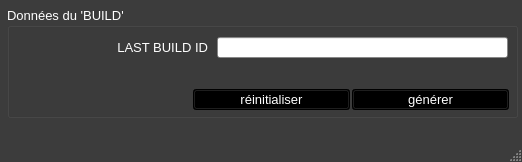
<?xml version="1.0" encoding="UTF-8"?>
<ui version="4.0">
 <class>YerithERPSQLUpgradeWindow</class>
 <widget class="QMainWindow" name="YerithERPSQLUpgradeWindow">
  <property name="geometry">
   <rect>
    <x>0</x>
    <y>0</y>
    <width>522</width>
    <height>162</height>
   </rect>
  </property>
  <property name="palette">
   <palette>
    <active>
     <colorrole role="WindowText">
      <brush brushstyle="SolidPattern">
       <color alpha="255">
        <red>255</red>
        <green>255</green>
        <blue>255</blue>
       </color>
      </brush>
     </colorrole>
     <colorrole role="Button">
      <brush brushstyle="SolidPattern">
       <color alpha="255">
        <red>60</red>
        <green>60</green>
        <blue>60</blue>
       </color>
      </brush>
     </colorrole>
     <colorrole role="Light">
      <brush brushstyle="SolidPattern">
       <color alpha="255">
        <red>90</red>
        <green>90</green>
        <blue>90</blue>
       </color>
      </brush>
     </colorrole>
     <colorrole role="Midlight">
      <brush brushstyle="SolidPattern">
       <color alpha="255">
        <red>75</red>
        <green>75</green>
        <blue>75</blue>
       </color>
      </brush>
     </colorrole>
     <colorrole role="Dark">
      <brush brushstyle="SolidPattern">
       <color alpha="255">
        <red>30</red>
        <green>30</green>
        <blue>30</blue>
       </color>
      </brush>
     </colorrole>
     <colorrole role="Mid">
      <brush brushstyle="SolidPattern">
       <color alpha="255">
        <red>40</red>
        <green>40</green>
        <blue>40</blue>
       </color>
      </brush>
     </colorrole>
     <colorrole role="Text">
      <brush brushstyle="SolidPattern">
       <color alpha="255">
        <red>255</red>
        <green>255</green>
        <blue>255</blue>
       </color>
      </brush>
     </colorrole>
     <colorrole role="BrightText">
      <brush brushstyle="SolidPattern">
       <color alpha="255">
        <red>255</red>
        <green>255</green>
        <blue>255</blue>
       </color>
      </brush>
     </colorrole>
     <colorrole role="ButtonText">
      <brush brushstyle="SolidPattern">
       <color alpha="255">
        <red>255</red>
        <green>255</green>
        <blue>255</blue>
       </color>
      </brush>
     </colorrole>
     <colorrole role="Base">
      <brush brushstyle="SolidPattern">
       <color alpha="255">
        <red>0</red>
        <green>0</green>
        <blue>0</blue>
       </color>
      </brush>
     </colorrole>
     <colorrole role="Window">
      <brush brushstyle="SolidPattern">
       <color alpha="255">
        <red>60</red>
        <green>60</green>
        <blue>60</blue>
       </color>
      </brush>
     </colorrole>
     <colorrole role="Shadow">
      <brush brushstyle="SolidPattern">
       <color alpha="255">
        <red>0</red>
        <green>0</green>
        <blue>0</blue>
       </color>
      </brush>
     </colorrole>
     <colorrole role="AlternateBase">
      <brush brushstyle="SolidPattern">
       <color alpha="255">
        <red>30</red>
        <green>30</green>
        <blue>30</blue>
       </color>
      </brush>
     </colorrole>
     <colorrole role="ToolTipBase">
      <brush brushstyle="SolidPattern">
       <color alpha="255">
        <red>255</red>
        <green>255</green>
        <blue>220</blue>
       </color>
      </brush>
     </colorrole>
     <colorrole role="ToolTipText">
      <brush brushstyle="SolidPattern">
       <color alpha="255">
        <red>0</red>
        <green>0</green>
        <blue>0</blue>
       </color>
      </brush>
     </colorrole>
    </active>
    <inactive>
     <colorrole role="WindowText">
      <brush brushstyle="SolidPattern">
       <color alpha="255">
        <red>255</red>
        <green>255</green>
        <blue>255</blue>
       </color>
      </brush>
     </colorrole>
     <colorrole role="Button">
      <brush brushstyle="SolidPattern">
       <color alpha="255">
        <red>60</red>
        <green>60</green>
        <blue>60</blue>
       </color>
      </brush>
     </colorrole>
     <colorrole role="Light">
      <brush brushstyle="SolidPattern">
       <color alpha="255">
        <red>90</red>
        <green>90</green>
        <blue>90</blue>
       </color>
      </brush>
     </colorrole>
     <colorrole role="Midlight">
      <brush brushstyle="SolidPattern">
       <color alpha="255">
        <red>75</red>
        <green>75</green>
        <blue>75</blue>
       </color>
      </brush>
     </colorrole>
     <colorrole role="Dark">
      <brush brushstyle="SolidPattern">
       <color alpha="255">
        <red>30</red>
        <green>30</green>
        <blue>30</blue>
       </color>
      </brush>
     </colorrole>
     <colorrole role="Mid">
      <brush brushstyle="SolidPattern">
       <color alpha="255">
        <red>40</red>
        <green>40</green>
        <blue>40</blue>
       </color>
      </brush>
     </colorrole>
     <colorrole role="Text">
      <brush brushstyle="SolidPattern">
       <color alpha="255">
        <red>255</red>
        <green>255</green>
        <blue>255</blue>
       </color>
      </brush>
     </colorrole>
     <colorrole role="BrightText">
      <brush brushstyle="SolidPattern">
       <color alpha="255">
        <red>255</red>
        <green>255</green>
        <blue>255</blue>
       </color>
      </brush>
     </colorrole>
     <colorrole role="ButtonText">
      <brush brushstyle="SolidPattern">
       <color alpha="255">
        <red>255</red>
        <green>255</green>
        <blue>255</blue>
       </color>
      </brush>
     </colorrole>
     <colorrole role="Base">
      <brush brushstyle="SolidPattern">
       <color alpha="255">
        <red>0</red>
        <green>0</green>
        <blue>0</blue>
       </color>
      </brush>
     </colorrole>
     <colorrole role="Window">
      <brush brushstyle="SolidPattern">
       <color alpha="255">
        <red>60</red>
        <green>60</green>
        <blue>60</blue>
       </color>
      </brush>
     </colorrole>
     <colorrole role="Shadow">
      <brush brushstyle="SolidPattern">
       <color alpha="255">
        <red>0</red>
        <green>0</green>
        <blue>0</blue>
       </color>
      </brush>
     </colorrole>
     <colorrole role="AlternateBase">
      <brush brushstyle="SolidPattern">
       <color alpha="255">
        <red>30</red>
        <green>30</green>
        <blue>30</blue>
       </color>
      </brush>
     </colorrole>
     <colorrole role="ToolTipBase">
      <brush brushstyle="SolidPattern">
       <color alpha="255">
        <red>255</red>
        <green>255</green>
        <blue>220</blue>
       </color>
      </brush>
     </colorrole>
     <colorrole role="ToolTipText">
      <brush brushstyle="SolidPattern">
       <color alpha="255">
        <red>0</red>
        <green>0</green>
        <blue>0</blue>
       </color>
      </brush>
     </colorrole>
    </inactive>
    <disabled>
     <colorrole role="WindowText">
      <brush brushstyle="SolidPattern">
       <color alpha="255">
        <red>30</red>
        <green>30</green>
        <blue>30</blue>
       </color>
      </brush>
     </colorrole>
     <colorrole role="Button">
      <brush brushstyle="SolidPattern">
       <color alpha="255">
        <red>60</red>
        <green>60</green>
        <blue>60</blue>
       </color>
      </brush>
     </colorrole>
     <colorrole role="Light">
      <brush brushstyle="SolidPattern">
       <color alpha="255">
        <red>90</red>
        <green>90</green>
        <blue>90</blue>
       </color>
      </brush>
     </colorrole>
     <colorrole role="Midlight">
      <brush brushstyle="SolidPattern">
       <color alpha="255">
        <red>75</red>
        <green>75</green>
        <blue>75</blue>
       </color>
      </brush>
     </colorrole>
     <colorrole role="Dark">
      <brush brushstyle="SolidPattern">
       <color alpha="255">
        <red>30</red>
        <green>30</green>
        <blue>30</blue>
       </color>
      </brush>
     </colorrole>
     <colorrole role="Mid">
      <brush brushstyle="SolidPattern">
       <color alpha="255">
        <red>40</red>
        <green>40</green>
        <blue>40</blue>
       </color>
      </brush>
     </colorrole>
     <colorrole role="Text">
      <brush brushstyle="SolidPattern">
       <color alpha="255">
        <red>30</red>
        <green>30</green>
        <blue>30</blue>
       </color>
      </brush>
     </colorrole>
     <colorrole role="BrightText">
      <brush brushstyle="SolidPattern">
       <color alpha="255">
        <red>255</red>
        <green>255</green>
        <blue>255</blue>
       </color>
      </brush>
     </colorrole>
     <colorrole role="ButtonText">
      <brush brushstyle="SolidPattern">
       <color alpha="255">
        <red>30</red>
        <green>30</green>
        <blue>30</blue>
       </color>
      </brush>
     </colorrole>
     <colorrole role="Base">
      <brush brushstyle="SolidPattern">
       <color alpha="255">
        <red>60</red>
        <green>60</green>
        <blue>60</blue>
       </color>
      </brush>
     </colorrole>
     <colorrole role="Window">
      <brush brushstyle="SolidPattern">
       <color alpha="255">
        <red>60</red>
        <green>60</green>
        <blue>60</blue>
       </color>
      </brush>
     </colorrole>
     <colorrole role="Shadow">
      <brush brushstyle="SolidPattern">
       <color alpha="255">
        <red>0</red>
        <green>0</green>
        <blue>0</blue>
       </color>
      </brush>
     </colorrole>
     <colorrole role="AlternateBase">
      <brush brushstyle="SolidPattern">
       <color alpha="255">
        <red>60</red>
        <green>60</green>
        <blue>60</blue>
       </color>
      </brush>
     </colorrole>
     <colorrole role="ToolTipBase">
      <brush brushstyle="SolidPattern">
       <color alpha="255">
        <red>255</red>
        <green>255</green>
        <blue>220</blue>
       </color>
      </brush>
     </colorrole>
     <colorrole role="ToolTipText">
      <brush brushstyle="SolidPattern">
       <color alpha="255">
        <red>0</red>
        <green>0</green>
        <blue>0</blue>
       </color>
      </brush>
     </colorrole>
    </disabled>
   </palette>
  </property>
  <property name="font">
   <font>
    <pointsize>10</pointsize>
   </font>
  </property>
  <property name="windowTitle">
   <string>YERITH-ERP-3.0 ~ Générer le script 'SQL' pour actualiser la structure de la base de données</string>
  </property>
  <widget class="QWidget" name="centralwidget">
   <widget class="QGroupBox" name="groupBox">
    <property name="geometry">
     <rect>
      <x>7</x>
      <y>7</y>
      <width>511</width>
      <height>111</height>
     </rect>
    </property>
    <property name="title">
     <string>Données du 'BUILD'</string>
    </property>
    <widget class="YerithLineEdit" name="lineEdit_last_build_id">
     <property name="geometry">
      <rect>
       <x>210</x>
       <y>30</y>
       <width>291</width>
       <height>21</height>
      </rect>
     </property>
     <property name="palette">
      <palette>
       <active>
        <colorrole role="WindowText">
         <brush brushstyle="SolidPattern">
          <color alpha="255">
           <red>0</red>
           <green>0</green>
           <blue>0</blue>
          </color>
         </brush>
        </colorrole>
        <colorrole role="Button">
         <brush brushstyle="SolidPattern">
          <color alpha="255">
           <red>189</red>
           <green>189</green>
           <blue>189</blue>
          </color>
         </brush>
        </colorrole>
        <colorrole role="Light">
         <brush brushstyle="SolidPattern">
          <color alpha="255">
           <red>255</red>
           <green>255</green>
           <blue>255</blue>
          </color>
         </brush>
        </colorrole>
        <colorrole role="Midlight">
         <brush brushstyle="SolidPattern">
          <color alpha="255">
           <red>222</red>
           <green>222</green>
           <blue>222</blue>
          </color>
         </brush>
        </colorrole>
        <colorrole role="Dark">
         <brush brushstyle="SolidPattern">
          <color alpha="255">
           <red>94</red>
           <green>94</green>
           <blue>94</blue>
          </color>
         </brush>
        </colorrole>
        <colorrole role="Mid">
         <brush brushstyle="SolidPattern">
          <color alpha="255">
           <red>126</red>
           <green>126</green>
           <blue>126</blue>
          </color>
         </brush>
        </colorrole>
        <colorrole role="Text">
         <brush brushstyle="SolidPattern">
          <color alpha="255">
           <red>0</red>
           <green>0</green>
           <blue>0</blue>
          </color>
         </brush>
        </colorrole>
        <colorrole role="BrightText">
         <brush brushstyle="SolidPattern">
          <color alpha="255">
           <red>255</red>
           <green>255</green>
           <blue>255</blue>
          </color>
         </brush>
        </colorrole>
        <colorrole role="ButtonText">
         <brush brushstyle="SolidPattern">
          <color alpha="255">
           <red>0</red>
           <green>0</green>
           <blue>0</blue>
          </color>
         </brush>
        </colorrole>
        <colorrole role="Base">
         <brush brushstyle="SolidPattern">
          <color alpha="255">
           <red>255</red>
           <green>255</green>
           <blue>255</blue>
          </color>
         </brush>
        </colorrole>
        <colorrole role="Window">
         <brush brushstyle="SolidPattern">
          <color alpha="255">
           <red>189</red>
           <green>189</green>
           <blue>189</blue>
          </color>
         </brush>
        </colorrole>
        <colorrole role="Shadow">
         <brush brushstyle="SolidPattern">
          <color alpha="255">
           <red>0</red>
           <green>0</green>
           <blue>0</blue>
          </color>
         </brush>
        </colorrole>
        <colorrole role="HighlightedText">
         <brush brushstyle="SolidPattern">
          <color alpha="255">
           <red>2</red>
           <green>160</green>
           <blue>70</blue>
          </color>
         </brush>
        </colorrole>
        <colorrole role="AlternateBase">
         <brush brushstyle="SolidPattern">
          <color alpha="255">
           <red>222</red>
           <green>222</green>
           <blue>222</blue>
          </color>
         </brush>
        </colorrole>
        <colorrole role="ToolTipBase">
         <brush brushstyle="SolidPattern">
          <color alpha="255">
           <red>255</red>
           <green>255</green>
           <blue>220</blue>
          </color>
         </brush>
        </colorrole>
        <colorrole role="ToolTipText">
         <brush brushstyle="SolidPattern">
          <color alpha="255">
           <red>0</red>
           <green>0</green>
           <blue>0</blue>
          </color>
         </brush>
        </colorrole>
       </active>
       <inactive>
        <colorrole role="WindowText">
         <brush brushstyle="SolidPattern">
          <color alpha="255">
           <red>0</red>
           <green>0</green>
           <blue>0</blue>
          </color>
         </brush>
        </colorrole>
        <colorrole role="Button">
         <brush brushstyle="SolidPattern">
          <color alpha="255">
           <red>189</red>
           <green>189</green>
           <blue>189</blue>
          </color>
         </brush>
        </colorrole>
        <colorrole role="Light">
         <brush brushstyle="SolidPattern">
          <color alpha="255">
           <red>255</red>
           <green>255</green>
           <blue>255</blue>
          </color>
         </brush>
        </colorrole>
        <colorrole role="Midlight">
         <brush brushstyle="SolidPattern">
          <color alpha="255">
           <red>222</red>
           <green>222</green>
           <blue>222</blue>
          </color>
         </brush>
        </colorrole>
        <colorrole role="Dark">
         <brush brushstyle="SolidPattern">
          <color alpha="255">
           <red>94</red>
           <green>94</green>
           <blue>94</blue>
          </color>
         </brush>
        </colorrole>
        <colorrole role="Mid">
         <brush brushstyle="SolidPattern">
          <color alpha="255">
           <red>126</red>
           <green>126</green>
           <blue>126</blue>
          </color>
         </brush>
        </colorrole>
        <colorrole role="Text">
         <brush brushstyle="SolidPattern">
          <color alpha="255">
           <red>0</red>
           <green>0</green>
           <blue>0</blue>
          </color>
         </brush>
        </colorrole>
        <colorrole role="BrightText">
         <brush brushstyle="SolidPattern">
          <color alpha="255">
           <red>255</red>
           <green>255</green>
           <blue>255</blue>
          </color>
         </brush>
        </colorrole>
        <colorrole role="ButtonText">
         <brush brushstyle="SolidPattern">
          <color alpha="255">
           <red>0</red>
           <green>0</green>
           <blue>0</blue>
          </color>
         </brush>
        </colorrole>
        <colorrole role="Base">
         <brush brushstyle="SolidPattern">
          <color alpha="255">
           <red>255</red>
           <green>255</green>
           <blue>255</blue>
          </color>
         </brush>
        </colorrole>
        <colorrole role="Window">
         <brush brushstyle="SolidPattern">
          <color alpha="255">
           <red>189</red>
           <green>189</green>
           <blue>189</blue>
          </color>
         </brush>
        </colorrole>
        <colorrole role="Shadow">
         <brush brushstyle="SolidPattern">
          <color alpha="255">
           <red>0</red>
           <green>0</green>
           <blue>0</blue>
          </color>
         </brush>
        </colorrole>
        <colorrole role="HighlightedText">
         <brush brushstyle="SolidPattern">
          <color alpha="255">
           <red>2</red>
           <green>160</green>
           <blue>70</blue>
          </color>
         </brush>
        </colorrole>
        <colorrole role="AlternateBase">
         <brush brushstyle="SolidPattern">
          <color alpha="255">
           <red>222</red>
           <green>222</green>
           <blue>222</blue>
          </color>
         </brush>
        </colorrole>
        <colorrole role="ToolTipBase">
         <brush brushstyle="SolidPattern">
          <color alpha="255">
           <red>255</red>
           <green>255</green>
           <blue>220</blue>
          </color>
         </brush>
        </colorrole>
        <colorrole role="ToolTipText">
         <brush brushstyle="SolidPattern">
          <color alpha="255">
           <red>0</red>
           <green>0</green>
           <blue>0</blue>
          </color>
         </brush>
        </colorrole>
       </inactive>
       <disabled>
        <colorrole role="WindowText">
         <brush brushstyle="SolidPattern">
          <color alpha="255">
           <red>94</red>
           <green>94</green>
           <blue>94</blue>
          </color>
         </brush>
        </colorrole>
        <colorrole role="Button">
         <brush brushstyle="SolidPattern">
          <color alpha="255">
           <red>189</red>
           <green>189</green>
           <blue>189</blue>
          </color>
         </brush>
        </colorrole>
        <colorrole role="Light">
         <brush brushstyle="SolidPattern">
          <color alpha="255">
           <red>255</red>
           <green>255</green>
           <blue>255</blue>
          </color>
         </brush>
        </colorrole>
        <colorrole role="Midlight">
         <brush brushstyle="SolidPattern">
          <color alpha="255">
           <red>222</red>
           <green>222</green>
           <blue>222</blue>
          </color>
         </brush>
        </colorrole>
        <colorrole role="Dark">
         <brush brushstyle="SolidPattern">
          <color alpha="255">
           <red>94</red>
           <green>94</green>
           <blue>94</blue>
          </color>
         </brush>
        </colorrole>
        <colorrole role="Mid">
         <brush brushstyle="SolidPattern">
          <color alpha="255">
           <red>126</red>
           <green>126</green>
           <blue>126</blue>
          </color>
         </brush>
        </colorrole>
        <colorrole role="Text">
         <brush brushstyle="SolidPattern">
          <color alpha="255">
           <red>94</red>
           <green>94</green>
           <blue>94</blue>
          </color>
         </brush>
        </colorrole>
        <colorrole role="BrightText">
         <brush brushstyle="SolidPattern">
          <color alpha="255">
           <red>255</red>
           <green>255</green>
           <blue>255</blue>
          </color>
         </brush>
        </colorrole>
        <colorrole role="ButtonText">
         <brush brushstyle="SolidPattern">
          <color alpha="255">
           <red>94</red>
           <green>94</green>
           <blue>94</blue>
          </color>
         </brush>
        </colorrole>
        <colorrole role="Base">
         <brush brushstyle="SolidPattern">
          <color alpha="255">
           <red>189</red>
           <green>189</green>
           <blue>189</blue>
          </color>
         </brush>
        </colorrole>
        <colorrole role="Window">
         <brush brushstyle="SolidPattern">
          <color alpha="255">
           <red>189</red>
           <green>189</green>
           <blue>189</blue>
          </color>
         </brush>
        </colorrole>
        <colorrole role="Shadow">
         <brush brushstyle="SolidPattern">
          <color alpha="255">
           <red>0</red>
           <green>0</green>
           <blue>0</blue>
          </color>
         </brush>
        </colorrole>
        <colorrole role="HighlightedText">
         <brush brushstyle="SolidPattern">
          <color alpha="255">
           <red>2</red>
           <green>160</green>
           <blue>70</blue>
          </color>
         </brush>
        </colorrole>
        <colorrole role="AlternateBase">
         <brush brushstyle="SolidPattern">
          <color alpha="255">
           <red>189</red>
           <green>189</green>
           <blue>189</blue>
          </color>
         </brush>
        </colorrole>
        <colorrole role="ToolTipBase">
         <brush brushstyle="SolidPattern">
          <color alpha="255">
           <red>255</red>
           <green>255</green>
           <blue>220</blue>
          </color>
         </brush>
        </colorrole>
        <colorrole role="ToolTipText">
         <brush brushstyle="SolidPattern">
          <color alpha="255">
           <red>0</red>
           <green>0</green>
           <blue>0</blue>
          </color>
         </brush>
        </colorrole>
       </disabled>
      </palette>
     </property>
     <property name="font">
      <font>
       <pointsize>10</pointsize>
      </font>
     </property>
    </widget>
    <widget class="QLabel" name="label_last_build_id">
     <property name="geometry">
      <rect>
       <x>40</x>
       <y>30</y>
       <width>161</width>
       <height>21</height>
      </rect>
     </property>
     <property name="text">
      <string>LAST BUILD ID</string>
     </property>
     <property name="alignment">
      <set>Qt::AlignRight|Qt::AlignTrailing|Qt::AlignVCenter</set>
     </property>
    </widget>
    <widget class="YerithPushButton" name="pushButton_generer">
     <property name="geometry">
      <rect>
       <x>345</x>
       <y>82</y>
       <width>157</width>
       <height>21</height>
      </rect>
     </property>
     <property name="palette">
      <palette>
       <active>
        <colorrole role="WindowText">
         <brush brushstyle="SolidPattern">
          <color alpha="255">
           <red>255</red>
           <green>255</green>
           <blue>255</blue>
          </color>
         </brush>
        </colorrole>
        <colorrole role="Button">
         <brush brushstyle="SolidPattern">
          <color alpha="255">
           <red>0</red>
           <green>0</green>
           <blue>0</blue>
          </color>
         </brush>
        </colorrole>
        <colorrole role="Light">
         <brush brushstyle="SolidPattern">
          <color alpha="255">
           <red>0</red>
           <green>0</green>
           <blue>0</blue>
          </color>
         </brush>
        </colorrole>
        <colorrole role="Midlight">
         <brush brushstyle="SolidPattern">
          <color alpha="255">
           <red>0</red>
           <green>0</green>
           <blue>0</blue>
          </color>
         </brush>
        </colorrole>
        <colorrole role="Dark">
         <brush brushstyle="SolidPattern">
          <color alpha="255">
           <red>0</red>
           <green>0</green>
           <blue>0</blue>
          </color>
         </brush>
        </colorrole>
        <colorrole role="Mid">
         <brush brushstyle="SolidPattern">
          <color alpha="255">
           <red>0</red>
           <green>0</green>
           <blue>0</blue>
          </color>
         </brush>
        </colorrole>
        <colorrole role="Text">
         <brush brushstyle="SolidPattern">
          <color alpha="255">
           <red>255</red>
           <green>255</green>
           <blue>255</blue>
          </color>
         </brush>
        </colorrole>
        <colorrole role="BrightText">
         <brush brushstyle="SolidPattern">
          <color alpha="255">
           <red>255</red>
           <green>255</green>
           <blue>255</blue>
          </color>
         </brush>
        </colorrole>
        <colorrole role="ButtonText">
         <brush brushstyle="SolidPattern">
          <color alpha="255">
           <red>255</red>
           <green>255</green>
           <blue>255</blue>
          </color>
         </brush>
        </colorrole>
        <colorrole role="Base">
         <brush brushstyle="SolidPattern">
          <color alpha="255">
           <red>0</red>
           <green>0</green>
           <blue>0</blue>
          </color>
         </brush>
        </colorrole>
        <colorrole role="Window">
         <brush brushstyle="SolidPattern">
          <color alpha="255">
           <red>0</red>
           <green>0</green>
           <blue>0</blue>
          </color>
         </brush>
        </colorrole>
        <colorrole role="Shadow">
         <brush brushstyle="SolidPattern">
          <color alpha="255">
           <red>0</red>
           <green>0</green>
           <blue>0</blue>
          </color>
         </brush>
        </colorrole>
        <colorrole role="AlternateBase">
         <brush brushstyle="SolidPattern">
          <color alpha="255">
           <red>0</red>
           <green>0</green>
           <blue>0</blue>
          </color>
         </brush>
        </colorrole>
        <colorrole role="ToolTipBase">
         <brush brushstyle="SolidPattern">
          <color alpha="255">
           <red>255</red>
           <green>255</green>
           <blue>220</blue>
          </color>
         </brush>
        </colorrole>
        <colorrole role="ToolTipText">
         <brush brushstyle="SolidPattern">
          <color alpha="255">
           <red>0</red>
           <green>0</green>
           <blue>0</blue>
          </color>
         </brush>
        </colorrole>
       </active>
       <inactive>
        <colorrole role="WindowText">
         <brush brushstyle="SolidPattern">
          <color alpha="255">
           <red>255</red>
           <green>255</green>
           <blue>255</blue>
          </color>
         </brush>
        </colorrole>
        <colorrole role="Button">
         <brush brushstyle="SolidPattern">
          <color alpha="255">
           <red>0</red>
           <green>0</green>
           <blue>0</blue>
          </color>
         </brush>
        </colorrole>
        <colorrole role="Light">
         <brush brushstyle="SolidPattern">
          <color alpha="255">
           <red>0</red>
           <green>0</green>
           <blue>0</blue>
          </color>
         </brush>
        </colorrole>
        <colorrole role="Midlight">
         <brush brushstyle="SolidPattern">
          <color alpha="255">
           <red>0</red>
           <green>0</green>
           <blue>0</blue>
          </color>
         </brush>
        </colorrole>
        <colorrole role="Dark">
         <brush brushstyle="SolidPattern">
          <color alpha="255">
           <red>0</red>
           <green>0</green>
           <blue>0</blue>
          </color>
         </brush>
        </colorrole>
        <colorrole role="Mid">
         <brush brushstyle="SolidPattern">
          <color alpha="255">
           <red>0</red>
           <green>0</green>
           <blue>0</blue>
          </color>
         </brush>
        </colorrole>
        <colorrole role="Text">
         <brush brushstyle="SolidPattern">
          <color alpha="255">
           <red>255</red>
           <green>255</green>
           <blue>255</blue>
          </color>
         </brush>
        </colorrole>
        <colorrole role="BrightText">
         <brush brushstyle="SolidPattern">
          <color alpha="255">
           <red>255</red>
           <green>255</green>
           <blue>255</blue>
          </color>
         </brush>
        </colorrole>
        <colorrole role="ButtonText">
         <brush brushstyle="SolidPattern">
          <color alpha="255">
           <red>255</red>
           <green>255</green>
           <blue>255</blue>
          </color>
         </brush>
        </colorrole>
        <colorrole role="Base">
         <brush brushstyle="SolidPattern">
          <color alpha="255">
           <red>0</red>
           <green>0</green>
           <blue>0</blue>
          </color>
         </brush>
        </colorrole>
        <colorrole role="Window">
         <brush brushstyle="SolidPattern">
          <color alpha="255">
           <red>0</red>
           <green>0</green>
           <blue>0</blue>
          </color>
         </brush>
        </colorrole>
        <colorrole role="Shadow">
         <brush brushstyle="SolidPattern">
          <color alpha="255">
           <red>0</red>
           <green>0</green>
           <blue>0</blue>
          </color>
         </brush>
        </colorrole>
        <colorrole role="AlternateBase">
         <brush brushstyle="SolidPattern">
          <color alpha="255">
           <red>0</red>
           <green>0</green>
           <blue>0</blue>
          </color>
         </brush>
        </colorrole>
        <colorrole role="ToolTipBase">
         <brush brushstyle="SolidPattern">
          <color alpha="255">
           <red>255</red>
           <green>255</green>
           <blue>220</blue>
          </color>
         </brush>
        </colorrole>
        <colorrole role="ToolTipText">
         <brush brushstyle="SolidPattern">
          <color alpha="255">
           <red>0</red>
           <green>0</green>
           <blue>0</blue>
          </color>
         </brush>
        </colorrole>
       </inactive>
       <disabled>
        <colorrole role="WindowText">
         <brush brushstyle="SolidPattern">
          <color alpha="255">
           <red>0</red>
           <green>0</green>
           <blue>0</blue>
          </color>
         </brush>
        </colorrole>
        <colorrole role="Button">
         <brush brushstyle="SolidPattern">
          <color alpha="255">
           <red>0</red>
           <green>0</green>
           <blue>0</blue>
          </color>
         </brush>
        </colorrole>
        <colorrole role="Light">
         <brush brushstyle="SolidPattern">
          <color alpha="255">
           <red>0</red>
           <green>0</green>
           <blue>0</blue>
          </color>
         </brush>
        </colorrole>
        <colorrole role="Midlight">
         <brush brushstyle="SolidPattern">
          <color alpha="255">
           <red>0</red>
           <green>0</green>
           <blue>0</blue>
          </color>
         </brush>
        </colorrole>
        <colorrole role="Dark">
         <brush brushstyle="SolidPattern">
          <color alpha="255">
           <red>0</red>
           <green>0</green>
           <blue>0</blue>
          </color>
         </brush>
        </colorrole>
        <colorrole role="Mid">
         <brush brushstyle="SolidPattern">
          <color alpha="255">
           <red>0</red>
           <green>0</green>
           <blue>0</blue>
          </color>
         </brush>
        </colorrole>
        <colorrole role="Text">
         <brush brushstyle="SolidPattern">
          <color alpha="255">
           <red>0</red>
           <green>0</green>
           <blue>0</blue>
          </color>
         </brush>
        </colorrole>
        <colorrole role="BrightText">
         <brush brushstyle="SolidPattern">
          <color alpha="255">
           <red>255</red>
           <green>255</green>
           <blue>255</blue>
          </color>
         </brush>
        </colorrole>
        <colorrole role="ButtonText">
         <brush brushstyle="SolidPattern">
          <color alpha="255">
           <red>0</red>
           <green>0</green>
           <blue>0</blue>
          </color>
         </brush>
        </colorrole>
        <colorrole role="Base">
         <brush brushstyle="SolidPattern">
          <color alpha="255">
           <red>0</red>
           <green>0</green>
           <blue>0</blue>
          </color>
         </brush>
        </colorrole>
        <colorrole role="Window">
         <brush brushstyle="SolidPattern">
          <color alpha="255">
           <red>0</red>
           <green>0</green>
           <blue>0</blue>
          </color>
         </brush>
        </colorrole>
        <colorrole role="Shadow">
         <brush brushstyle="SolidPattern">
          <color alpha="255">
           <red>0</red>
           <green>0</green>
           <blue>0</blue>
          </color>
         </brush>
        </colorrole>
        <colorrole role="AlternateBase">
         <brush brushstyle="SolidPattern">
          <color alpha="255">
           <red>0</red>
           <green>0</green>
           <blue>0</blue>
          </color>
         </brush>
        </colorrole>
        <colorrole role="ToolTipBase">
         <brush brushstyle="SolidPattern">
          <color alpha="255">
           <red>255</red>
           <green>255</green>
           <blue>220</blue>
          </color>
         </brush>
        </colorrole>
        <colorrole role="ToolTipText">
         <brush brushstyle="SolidPattern">
          <color alpha="255">
           <red>0</red>
           <green>0</green>
           <blue>0</blue>
          </color>
         </brush>
        </colorrole>
       </disabled>
      </palette>
     </property>
     <property name="font">
      <font>
       <weight>50</weight>
       <bold>false</bold>
      </font>
     </property>
     <property name="text">
      <string>générer</string>
     </property>
    </widget>
    <widget class="YerithPushButton" name="pushButton_reinitialiser">
     <property name="geometry">
      <rect>
       <x>186</x>
       <y>82</y>
       <width>157</width>
       <height>21</height>
      </rect>
     </property>
     <property name="palette">
      <palette>
       <active>
        <colorrole role="WindowText">
         <brush brushstyle="SolidPattern">
          <color alpha="255">
           <red>255</red>
           <green>255</green>
           <blue>255</blue>
          </color>
         </brush>
        </colorrole>
        <colorrole role="Button">
         <brush brushstyle="SolidPattern">
          <color alpha="255">
           <red>0</red>
           <green>0</green>
           <blue>0</blue>
          </color>
         </brush>
        </colorrole>
        <colorrole role="Light">
         <brush brushstyle="SolidPattern">
          <color alpha="255">
           <red>0</red>
           <green>0</green>
           <blue>0</blue>
          </color>
         </brush>
        </colorrole>
        <colorrole role="Midlight">
         <brush brushstyle="SolidPattern">
          <color alpha="255">
           <red>0</red>
           <green>0</green>
           <blue>0</blue>
          </color>
         </brush>
        </colorrole>
        <colorrole role="Dark">
         <brush brushstyle="SolidPattern">
          <color alpha="255">
           <red>0</red>
           <green>0</green>
           <blue>0</blue>
          </color>
         </brush>
        </colorrole>
        <colorrole role="Mid">
         <brush brushstyle="SolidPattern">
          <color alpha="255">
           <red>0</red>
           <green>0</green>
           <blue>0</blue>
          </color>
         </brush>
        </colorrole>
        <colorrole role="Text">
         <brush brushstyle="SolidPattern">
          <color alpha="255">
           <red>255</red>
           <green>255</green>
           <blue>255</blue>
          </color>
         </brush>
        </colorrole>
        <colorrole role="BrightText">
         <brush brushstyle="SolidPattern">
          <color alpha="255">
           <red>255</red>
           <green>255</green>
           <blue>255</blue>
          </color>
         </brush>
        </colorrole>
        <colorrole role="ButtonText">
         <brush brushstyle="SolidPattern">
          <color alpha="255">
           <red>255</red>
           <green>255</green>
           <blue>255</blue>
          </color>
         </brush>
        </colorrole>
        <colorrole role="Base">
         <brush brushstyle="SolidPattern">
          <color alpha="255">
           <red>0</red>
           <green>0</green>
           <blue>0</blue>
          </color>
         </brush>
        </colorrole>
        <colorrole role="Window">
         <brush brushstyle="SolidPattern">
          <color alpha="255">
           <red>0</red>
           <green>0</green>
           <blue>0</blue>
          </color>
         </brush>
        </colorrole>
        <colorrole role="Shadow">
         <brush brushstyle="SolidPattern">
          <color alpha="255">
           <red>0</red>
           <green>0</green>
           <blue>0</blue>
          </color>
         </brush>
        </colorrole>
        <colorrole role="AlternateBase">
         <brush brushstyle="SolidPattern">
          <color alpha="255">
           <red>0</red>
           <green>0</green>
           <blue>0</blue>
          </color>
         </brush>
        </colorrole>
        <colorrole role="ToolTipBase">
         <brush brushstyle="SolidPattern">
          <color alpha="255">
           <red>255</red>
           <green>255</green>
           <blue>220</blue>
          </color>
         </brush>
        </colorrole>
        <colorrole role="ToolTipText">
         <brush brushstyle="SolidPattern">
          <color alpha="255">
           <red>0</red>
           <green>0</green>
           <blue>0</blue>
          </color>
         </brush>
        </colorrole>
       </active>
       <inactive>
        <colorrole role="WindowText">
         <brush brushstyle="SolidPattern">
          <color alpha="255">
           <red>255</red>
           <green>255</green>
           <blue>255</blue>
          </color>
         </brush>
        </colorrole>
        <colorrole role="Button">
         <brush brushstyle="SolidPattern">
          <color alpha="255">
           <red>0</red>
           <green>0</green>
           <blue>0</blue>
          </color>
         </brush>
        </colorrole>
        <colorrole role="Light">
         <brush brushstyle="SolidPattern">
          <color alpha="255">
           <red>0</red>
           <green>0</green>
           <blue>0</blue>
          </color>
         </brush>
        </colorrole>
        <colorrole role="Midlight">
         <brush brushstyle="SolidPattern">
          <color alpha="255">
           <red>0</red>
           <green>0</green>
           <blue>0</blue>
          </color>
         </brush>
        </colorrole>
        <colorrole role="Dark">
         <brush brushstyle="SolidPattern">
          <color alpha="255">
           <red>0</red>
           <green>0</green>
           <blue>0</blue>
          </color>
         </brush>
        </colorrole>
        <colorrole role="Mid">
         <brush brushstyle="SolidPattern">
          <color alpha="255">
           <red>0</red>
           <green>0</green>
           <blue>0</blue>
          </color>
         </brush>
        </colorrole>
        <colorrole role="Text">
         <brush brushstyle="SolidPattern">
          <color alpha="255">
           <red>255</red>
           <green>255</green>
           <blue>255</blue>
          </color>
         </brush>
        </colorrole>
        <colorrole role="BrightText">
         <brush brushstyle="SolidPattern">
          <color alpha="255">
           <red>255</red>
           <green>255</green>
           <blue>255</blue>
          </color>
         </brush>
        </colorrole>
        <colorrole role="ButtonText">
         <brush brushstyle="SolidPattern">
          <color alpha="255">
           <red>255</red>
           <green>255</green>
           <blue>255</blue>
          </color>
         </brush>
        </colorrole>
        <colorrole role="Base">
         <brush brushstyle="SolidPattern">
          <color alpha="255">
           <red>0</red>
           <green>0</green>
           <blue>0</blue>
          </color>
         </brush>
        </colorrole>
        <colorrole role="Window">
         <brush brushstyle="SolidPattern">
          <color alpha="255">
           <red>0</red>
           <green>0</green>
           <blue>0</blue>
          </color>
         </brush>
        </colorrole>
        <colorrole role="Shadow">
         <brush brushstyle="SolidPattern">
          <color alpha="255">
           <red>0</red>
           <green>0</green>
           <blue>0</blue>
          </color>
         </brush>
        </colorrole>
        <colorrole role="AlternateBase">
         <brush brushstyle="SolidPattern">
          <color alpha="255">
           <red>0</red>
           <green>0</green>
           <blue>0</blue>
          </color>
         </brush>
        </colorrole>
        <colorrole role="ToolTipBase">
         <brush brushstyle="SolidPattern">
          <color alpha="255">
           <red>255</red>
           <green>255</green>
           <blue>220</blue>
          </color>
         </brush>
        </colorrole>
        <colorrole role="ToolTipText">
         <brush brushstyle="SolidPattern">
          <color alpha="255">
           <red>0</red>
           <green>0</green>
           <blue>0</blue>
          </color>
         </brush>
        </colorrole>
       </inactive>
       <disabled>
        <colorrole role="WindowText">
         <brush brushstyle="SolidPattern">
          <color alpha="255">
           <red>0</red>
           <green>0</green>
           <blue>0</blue>
          </color>
         </brush>
        </colorrole>
        <colorrole role="Button">
         <brush brushstyle="SolidPattern">
          <color alpha="255">
           <red>0</red>
           <green>0</green>
           <blue>0</blue>
          </color>
         </brush>
        </colorrole>
        <colorrole role="Light">
         <brush brushstyle="SolidPattern">
          <color alpha="255">
           <red>0</red>
           <green>0</green>
           <blue>0</blue>
          </color>
         </brush>
        </colorrole>
        <colorrole role="Midlight">
         <brush brushstyle="SolidPattern">
          <color alpha="255">
           <red>0</red>
           <green>0</green>
           <blue>0</blue>
          </color>
         </brush>
        </colorrole>
        <colorrole role="Dark">
         <brush brushstyle="SolidPattern">
          <color alpha="255">
           <red>0</red>
           <green>0</green>
           <blue>0</blue>
          </color>
         </brush>
        </colorrole>
        <colorrole role="Mid">
         <brush brushstyle="SolidPattern">
          <color alpha="255">
           <red>0</red>
           <green>0</green>
           <blue>0</blue>
          </color>
         </brush>
        </colorrole>
        <colorrole role="Text">
         <brush brushstyle="SolidPattern">
          <color alpha="255">
           <red>0</red>
           <green>0</green>
           <blue>0</blue>
          </color>
         </brush>
        </colorrole>
        <colorrole role="BrightText">
         <brush brushstyle="SolidPattern">
          <color alpha="255">
           <red>255</red>
           <green>255</green>
           <blue>255</blue>
          </color>
         </brush>
        </colorrole>
        <colorrole role="ButtonText">
         <brush brushstyle="SolidPattern">
          <color alpha="255">
           <red>0</red>
           <green>0</green>
           <blue>0</blue>
          </color>
         </brush>
        </colorrole>
        <colorrole role="Base">
         <brush brushstyle="SolidPattern">
          <color alpha="255">
           <red>0</red>
           <green>0</green>
           <blue>0</blue>
          </color>
         </brush>
        </colorrole>
        <colorrole role="Window">
         <brush brushstyle="SolidPattern">
          <color alpha="255">
           <red>0</red>
           <green>0</green>
           <blue>0</blue>
          </color>
         </brush>
        </colorrole>
        <colorrole role="Shadow">
         <brush brushstyle="SolidPattern">
          <color alpha="255">
           <red>0</red>
           <green>0</green>
           <blue>0</blue>
          </color>
         </brush>
        </colorrole>
        <colorrole role="AlternateBase">
         <brush brushstyle="SolidPattern">
          <color alpha="255">
           <red>0</red>
           <green>0</green>
           <blue>0</blue>
          </color>
         </brush>
        </colorrole>
        <colorrole role="ToolTipBase">
         <brush brushstyle="SolidPattern">
          <color alpha="255">
           <red>255</red>
           <green>255</green>
           <blue>220</blue>
          </color>
         </brush>
        </colorrole>
        <colorrole role="ToolTipText">
         <brush brushstyle="SolidPattern">
          <color alpha="255">
           <red>0</red>
           <green>0</green>
           <blue>0</blue>
          </color>
         </brush>
        </colorrole>
       </disabled>
      </palette>
     </property>
     <property name="font">
      <font>
       <weight>50</weight>
       <bold>false</bold>
      </font>
     </property>
     <property name="text">
      <string>réinitialiser</string>
     </property>
    </widget>
   </widget>
  </widget>
  <widget class="QMenuBar" name="menubar">
   <property name="geometry">
    <rect>
     <x>0</x>
     <y>0</y>
     <width>522</width>
     <height>21</height>
    </rect>
   </property>
  </widget>
  <widget class="QStatusBar" name="statusbar"/>
 </widget>
 <customwidgets>
  <customwidget>
   <class>YerithPushButton</class>
   <extends>QPushButton</extends>
   <header>src/widgets/yerith-erp-push-button.hpp</header>
   <slots>
    <slot>handleItemModification(QModelIndex)</slot>
   </slots>
  </customwidget>
  <customwidget>
   <class>YerithLineEdit</class>
   <extends>QLineEdit</extends>
   <header>src/widgets/yerith-erp-line-edit.hpp</header>
  </customwidget>
 </customwidgets>
 <resources/>
 <connections/>
</ui>
